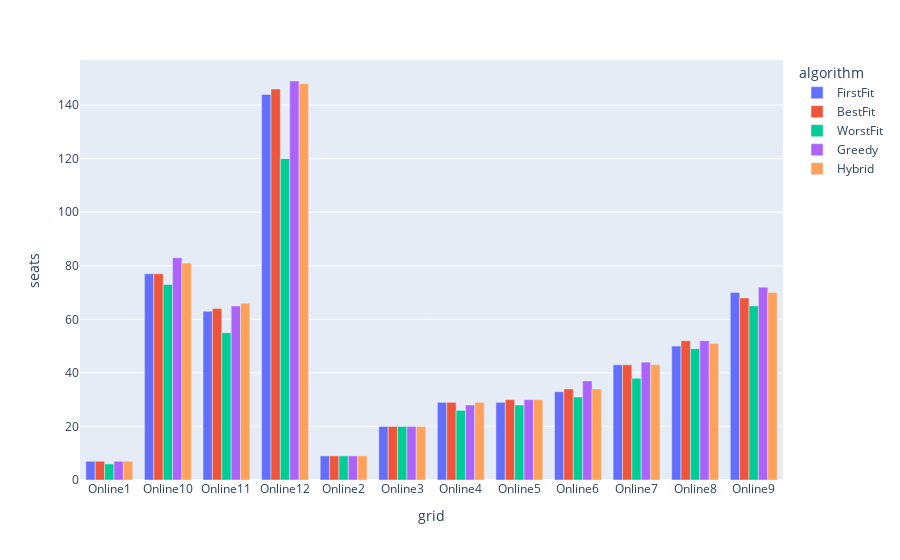

Notebook source saved alongside this figure:
### Markdown cell above
### Best performance of each algorithm per grid:

### Code cell
df_sim_max = df_sim.groupby(['grid']).max().reset_index().melt(id_vars='grid', value_name='seats', var_name='algorithm')
px.bar(df_sim_max, x='grid', color='algorithm', y='seats', barmode='group').show()

### Figure 1 — Plotly figure (JSON) as saved in the notebook; plotly's stock layout.template omitted (floating-point values rounded to 4 significant figures)
{"data": [{"alignmentgroup": "True", "hovertemplate": "algorithm=FirstFit<br>grid=%{x}<br>seats=%{y}<extra></extra>", "legendgroup": "FirstFit", "marker": {"color": "#636efa"}, "name": "FirstFit", "offsetgroup": "FirstFit", "orientation": "v", "showlegend": true, "textposition": "auto", "type": "bar", "x": ["Online1", "Online10", "Online11", "Online12", "Online2", "Online3", "Online4", "Online5", "Online6", "Online7", "Online8", "Online9"], "xaxis": "x", "y": [7, 77, 63, 144, 9, 20, 29, 29, 33, 43, 50, 70], "yaxis": "y"}, {"alignmentgroup": "True", "hovertemplate": "algorithm=BestFit<br>grid=%{x}<br>seats=%{y}<extra></extra>", "legendgroup": "BestFit", "marker": {"color": "#EF553B"}, "name": "BestFit", "offsetgroup": "BestFit", "orientation": "v", "showlegend": true, "textposition": "auto", "type": "bar", "x": ["Online1", "Online10", "Online11", "Online12", "Online2", "Online3", "Online4", "Online5", "Online6", "Online7", "Online8", "Online9"], "xaxis": "x", "y": [7, 77, 64, 146, 9, 20, 29, 30, 34, 43, 52, 68], "yaxis": "y"}, {"alignmentgroup": "True", "hovertemplate": "algorithm=WorstFit<br>grid=%{x}<br>seats=%{y}<extra></extra>", "legendgroup": "WorstFit", "marker": {"color": "#00cc96"}, "name": "WorstFit", "offsetgroup": "WorstFit", "orientation": "v", "showlegend": true, "textposition": "auto", "type": "bar", "x": ["Online1", "Online10", "Online11", "Online12", "Online2", "Online3", "Online4", "Online5", "Online6", "Online7", "Online8", "Online9"], "xaxis": "x", "y": [6, 73, 55, 120, 9, 20, 26, 28, 31, 38, 49, 65], "yaxis": "y"}, {"alignmentgroup": "True", "hovertemplate": "algorithm=Greedy<br>grid=%{x}<br>seats=%{y}<extra></extra>", "legendgroup": "Greedy", "marker": {"color": "#ab63fa"}, "name": "Greedy", "offsetgroup": "Greedy", "orientation": "v", "showlegend": true, "textposition": "auto", "type": "bar", "x": ["Online1", "Online10", "Online11", "Online12", "Online2", "Online3", "Online4", "Online5", "Online6", "Online7", "Online8", "Online9"], "xaxis": "x", "y": [7, 83, 65, 149, 9, 20, 28, 30, 37, 44, 52, 72], "yaxis": "y"}, {"alignmentgroup": "True", "hovertemplate": "algorithm=Hybrid<br>grid=%{x}<br>seats=%{y}<extra></extra>", "legendgroup": "Hybrid", "marker": {"color": "#FFA15A"}, "name": "Hybrid", "offsetgroup": "Hybrid", "orientation": "v", "showlegend": true, "textposition": "auto", "type": "bar", "x": ["Online1", "Online10", "Online11", "Online12", "Online2", "Online3", "Online4", "Online5", "Online6", "Online7", "Online8", "Online9"], "xaxis": "x", "y": [7, 81, 66, 148, 9, 20, 29, 30, 34, 43, 51, 70], "yaxis": "y"}], "layout": {"barmode": "group", "legend": {"title": {"text": "algorithm"}, "tracegroupgap": 0}, "margin": {"t": 60}, "xaxis": {"anchor": "y", "domain": [0, 1], "title": {"text": "grid"}}, "yaxis": {"anchor": "x", "domain": [0, 1], "title": {"text": "seats"}}}}
